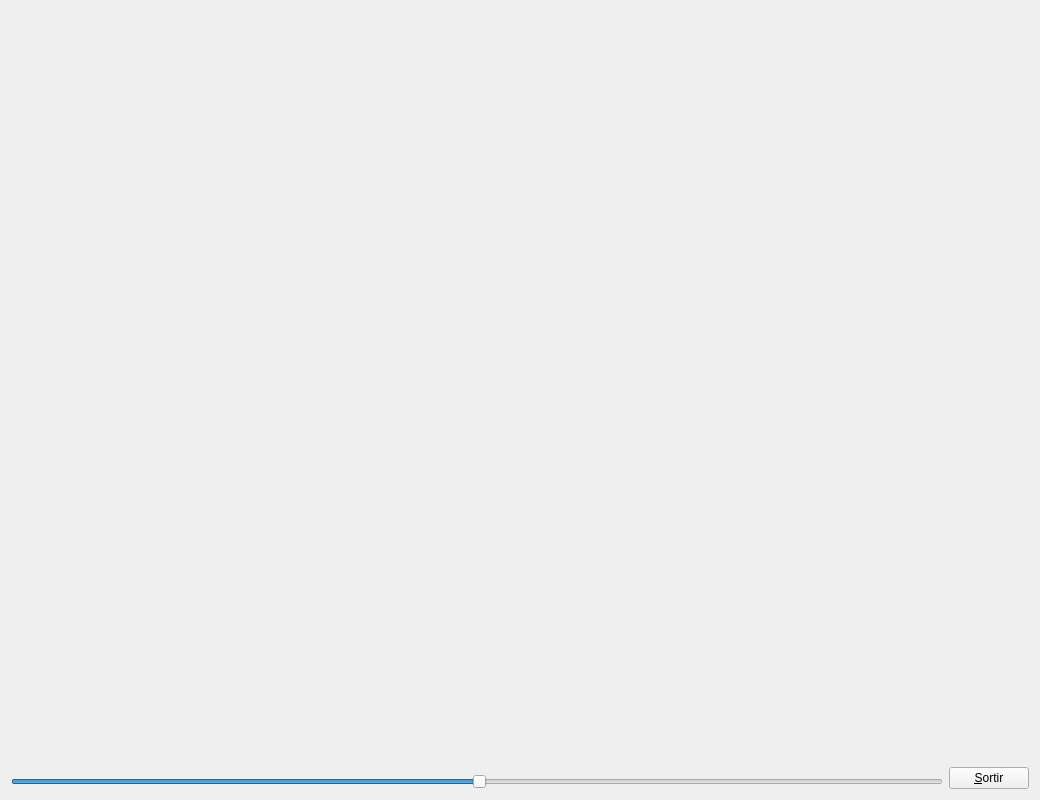
<?xml version="1.0" encoding="UTF-8"?>
<ui version="4.0">
 <class>MyForm</class>
 <widget class="QWidget" name="MyForm">
  <property name="geometry">
   <rect>
    <x>0</x>
    <y>0</y>
    <width>1040</width>
    <height>800</height>
   </rect>
  </property>
  <property name="windowTitle">
   <string>Form</string>
  </property>
  <layout class="QHBoxLayout" name="horizontalLayout">
   <item>
    <layout class="QVBoxLayout" name="verticalLayout_2">
     <item>
      <widget class="MyGLWidget" name="widget" native="true">
       <property name="sizePolicy">
        <sizepolicy hsizetype="Expanding" vsizetype="Expanding">
         <horstretch>0</horstretch>
         <verstretch>0</verstretch>
        </sizepolicy>
       </property>
      </widget>
     </item>
     <item>
      <widget class="QSlider" name="horizontalSlider">
       <property name="maximum">
        <number>179</number>
       </property>
       <property name="value">
        <number>90</number>
       </property>
       <property name="orientation">
        <enum>Qt::Horizontal</enum>
       </property>
      </widget>
     </item>
    </layout>
   </item>
   <item>
    <layout class="QVBoxLayout" name="verticalLayout">
     <item>
      <spacer name="verticalSpacer">
       <property name="orientation">
        <enum>Qt::Vertical</enum>
       </property>
       <property name="sizeHint" stdset="0">
        <size>
         <width>20</width>
         <height>40</height>
        </size>
       </property>
      </spacer>
     </item>
     <item>
      <widget class="QPushButton" name="pushButton">
       <property name="sizePolicy">
        <sizepolicy hsizetype="Fixed" vsizetype="Fixed">
         <horstretch>0</horstretch>
         <verstretch>0</verstretch>
        </sizepolicy>
       </property>
       <property name="text">
        <string>&amp;Sortir</string>
       </property>
      </widget>
     </item>
    </layout>
   </item>
  </layout>
 </widget>
 <customwidgets>
  <customwidget>
   <class>MyGLWidget</class>
   <extends>QWidget</extends>
   <header>MyGLWidget.h</header>
   <container>1</container>
   <slots>
    <signal>zoom(int)</signal>
    <slot>hagoZoom(int)</slot>
   </slots>
  </customwidget>
 </customwidgets>
 <resources/>
 <connections>
  <connection>
   <sender>pushButton</sender>
   <signal>clicked()</signal>
   <receiver>MyForm</receiver>
   <slot>close()</slot>
   <hints>
    <hint type="sourcelabel">
     <x>1029</x>
     <y>789</y>
    </hint>
    <hint type="destinationlabel">
     <x>839</x>
     <y>529</y>
    </hint>
   </hints>
  </connection>
  <connection>
   <sender>horizontalSlider</sender>
   <signal>valueChanged(int)</signal>
   <receiver>widget</receiver>
   <slot>hagoZoom(int)</slot>
   <hints>
    <hint type="sourcelabel">
     <x>454</x>
     <y>781</y>
    </hint>
    <hint type="destinationlabel">
     <x>443</x>
     <y>559</y>
    </hint>
   </hints>
  </connection>
  <connection>
   <sender>widget</sender>
   <signal>zoom(int)</signal>
   <receiver>horizontalSlider</receiver>
   <slot>setValue(int)</slot>
   <hints>
    <hint type="sourcelabel">
     <x>574</x>
     <y>672</y>
    </hint>
    <hint type="destinationlabel">
     <x>575</x>
     <y>789</y>
    </hint>
   </hints>
  </connection>
 </connections>
</ui>
